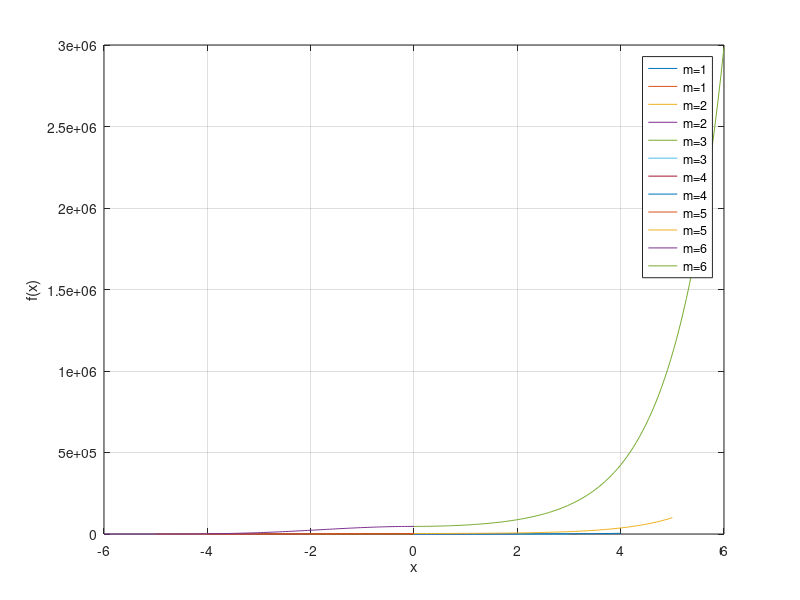
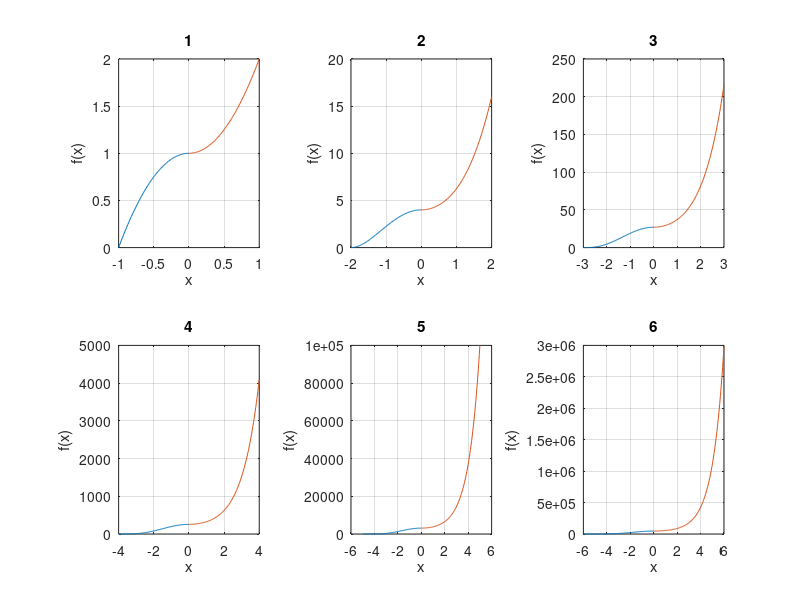

The MATLAB script that drew these images, in order:
close all
clear
clc
%curve nella stessa finestra grafica
for m=1:6
    x1=linspace(-m,0);
    x2=linspace(0,m);
    f1=@(x) (m-x.^2/m).^m;
    f2=@(x) (x.^2/m+m).^m;
    plot(x1,f1(x1),x2,f2(x2)) %semilogy
    hold on
end
legend('m=1','m=1','m=2','m=2','m=3','m=3','m=4','m=4','m=5','m=5','m=6','m=6')
grid
xlabel('x')
ylabel('f(x)')
figure
% curve in sottofinestre
for m=1:6
    subplot(2,3,m)
    x1=linspace(-m,0);
    x2=linspace(0,m);
    f1=@(x) (m-x.^2/m).^m;
    f2=@(x) (x.^2/m+m).^m;
    plot(x1,f1(x1),x2,f2(x2))
    title(m)
    grid
    xlabel('x')
    ylabel('f(x)')
end
